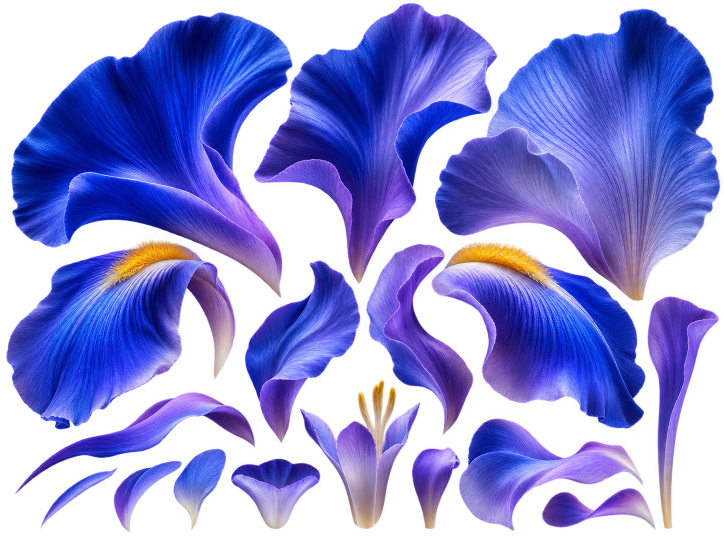
#> input picture resurser/kronblad/blaiiris.png, 1448 x 1086 px, given in place of blaiiris.png.png, which was not available (shown at 1/2 size)
$ python -i komponera.py   (imports and definitions only)
#> lines starting #> are read from the running program, lines starting #| are printed output that depends on the picture; after the words box and inside, x2 and y2 are one past the last pixel; in counts of white or black regions, pixels touching at a corner belong together
#!/usr/bin/env python3
"""BLONDA BRIS – nya blommor komponerade av Victorys lösa kronblad (resurser/kronblad/<ark>.png).

Varje ark har kronblad på genomskinlig bakgrund. Ett recept väljer bitar ur arket, vrider och skalar dem runt sin
spets (bladets fäste, den lägsta punkten) och lägger spetsarna i blommans fot, bakifrån och fram, med en mjuk
skugga från varje lager på det som ligger under. Det främre lagret skrivs också som mask (<namn>_fram.webp), så att
stoftet kommer inifrån blomman precis som för de andra (se tools/lager.py och ui/blommor.js).

Skriver ui/blommor/<namn>.webp, <namn>_fram.webp och posten i ui/blommor/blommor.json.

  python3 tools/komponera.py [--bara namn] [--visa /tmp/ut.png]
"""
import argparse, json, os
import numpy as np
import cv2
from PIL import Image

ROT = os.path.dirname(os.path.dirname(os.path.abspath(__file__)))
SRC = os.path.join(ROT, "resurser/kronblad")
UT = os.path.join(ROT, "ui/blommor")
W, H = 1480, 1240
FOT = (0.52, 0.93)   # blommans fot (andel), där alla spetsar möts

# bit = komponentens nummer i arket (se bitar()), v = vridning i grader (medurs), s = skala, d = förskjutning av
# spetsen från foten (px), fram = ligger framför stoftet. Ordningen är bakifrån och fram.
RECEPT = {
    # smaragd: tre stora blad som en solfjäder, ståndarna och ett krullat blad framför
    "smaragd": dict(ark="smaragd", bg="#eef3ef", bitar=[
        dict(bit=3, v=-13, s=1.0, d=(-26, 0)),
        dict(bit=2, v=11, s=0.98, d=(22, -6)),
        dict(bit=1, v=-2, s=1.12, d=(0, -14)),
        dict(bit=13, v=-24, s=0.9, d=(-10, -60)),
        dict(bit=7, v=-12, s=1.0, d=(-20, 0), fram=True),
    ], hjarta=[(0.46, 0.66), (0.54, 0.64), (0.57, 0.76), (0.52, 0.86), (0.46, 0.79)], ut=(240, 300)),
    # guld (gladiolus): gula och korallröda blad
    "guld": dict(ark="guld", bg="#f8efe6", bitar=[
        dict(bit=3, v=-13, s=1.0, d=(-24, 0)),
        dict(bit=2, v=9, s=0.96, d=(14, -4)),
        dict(bit=1, v=-3, s=1.12, d=(0, -14)),
        dict(bit=12, v=-18, s=0.95, d=(-14, -50)),
        dict(bit=6, v=4, s=0.92, d=(-24, -24), fram=True),
    ], hjarta=[(0.46, 0.66), (0.54, 0.64), (0.57, 0.76), (0.52, 0.86), (0.46, 0.79)], ut=(240, 300)),
    # blå iris (nattviol): tre stående blad (standards) och två hängande med skägg (falls) framför
    "blaiiris": dict(ark="blaiiris", bg="#eff0f8", fot=(0.52, 0.66), bitar=[
        dict(bit=3, v=-16, s=0.92, d=(-30, -60)),
        dict(bit=2, v=16, s=0.92, d=(30, -64)),
        dict(bit=1, v=-1, s=1.0, d=(0, -70)),
        dict(bit=9, v=0, s=1.2, d=(0, -20)),
        dict(bit=4, v=-6, s=0.9, d=(-30, -40), spets=(330, 60), fram=True),
        dict(bit=5, v=4, s=0.9, d=(30, -40), spets=(80, 55), fram=True),
    ], hjarta=[(0.46, 0.50), (0.56, 0.49), (0.58, 0.60), (0.52, 0.70), (0.45, 0.62)], ut=(245, 295)),
    # magenta (amaryllis): djupröda blad, ståndare och ett böjt blad framför
    "magenta": dict(ark="magenta", bg="#f8eef2", bitar=[
        dict(bit=2, v=-13, s=1.0, d=(-26, 0)),
        dict(bit=3, v=10, s=0.98, d=(20, -6)),
        dict(bit=1, v=-2, s=1.12, d=(0, -14)),
        dict(bit=12, v=-10, s=1.0, d=(-6, -56)),
        dict(bit=7, v=-10, s=0.95, d=(-24, 0), fram=True),
    ], hjarta=[(0.46, 0.66), (0.54, 0.64), (0.57, 0.76), (0.52, 0.86), (0.46, 0.79)], ut=(240, 300)),
}


def bitar(ark):
#> called with ark = '../resurser/kronblad/blaiiris.png'
    a = np.array(Image.open(os.path.join(SRC, ark + ".png")).convert("RGBA"))
#> a is the input picture: shape (1086, 1448, 4); mean R, G, B, A 55.6, 54.3, 135.7, 151.5
    # arkens alfa är 250-254 inne i bladen och har ett svagt dis runt dem: rätta till så att bladen är helt täckta
    # inuti (annars blir de svagt genomskinliga och lagren räknas inte exakt) och diset försvinner
    al = a[..., 3].astype(np.float32)
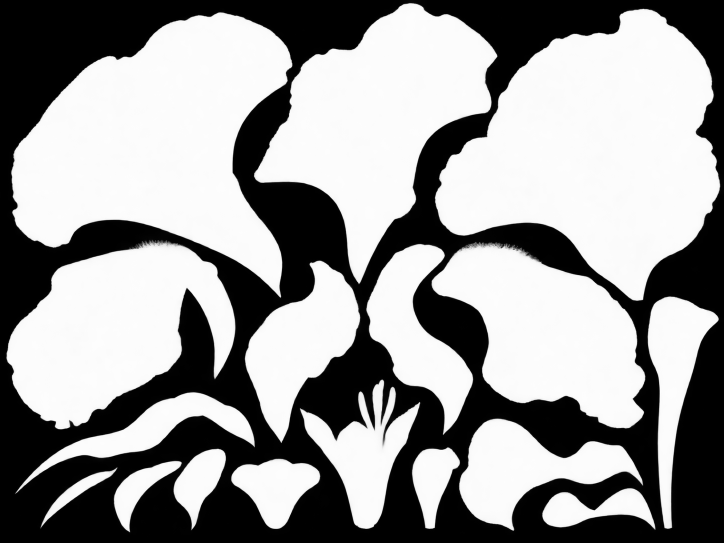
#> al: shape (1086, 1448) float32 (shown at 1/2 size); min 0, max 255, mean 151.5
    a[..., 3] = (np.clip((al - 24) / (240 - 24), 0, 1) * 255).round().astype(np.uint8)
    k, lab, st, _ = cv2.connectedComponentsWithStats((a[..., 3] > 40).astype(np.uint8), 8)
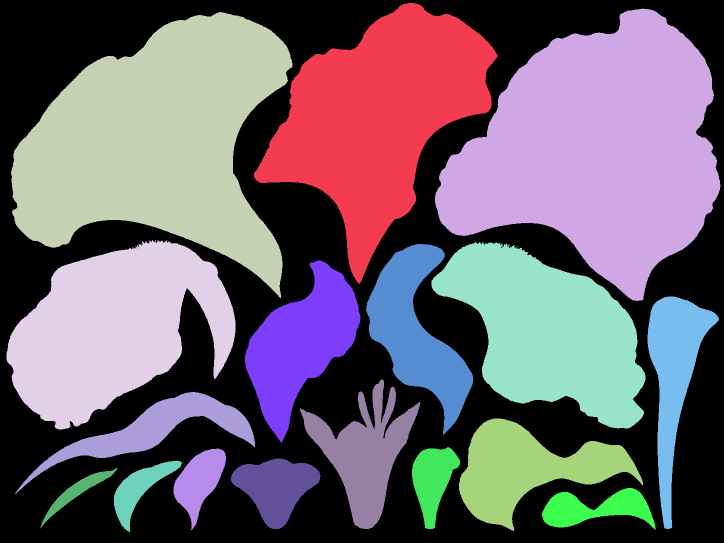
#> lab: shape (1086, 1448) int32 (shown at 1/2 size); 18 distinct labels, from 0 to 17; one colour per label, 0 black
#> k = 18; st = 18 rows, first 6: [0, 0, 1448, 1086, 617334], [508, 6, 487, 562, 128652], [870, 17, 571, 585, 202388], [22, 24, 563, 572, 183930], [13, 480, 458, 379, 104753], [863, 484, 428, 373, 93233]
    ut = {}
    for i in range(1, k):
        x, y, w, h, ar = st[i]
        if ar < 1500: continue
        m = cv2.dilate((lab == i).astype(np.uint8), np.ones((5, 5), np.uint8))[y:y + h, x:x + w] > 0
        p = a[y:y + h, x:x + w].copy(); p[~m] = 0
        ys, xs = np.nonzero(p[..., 3] > 128)
        botten = ys >= ys.max() - max(3, int(0.01 * h))
        ut[i] = dict(rgba=p, spets=(float(xs[botten].mean()), float(ys.max())))
#> this loop made 17 passes
#> (x, y, w, h, ar) on passes 1 to 12: (508, 6, 487, 562, 128652), (870, 17, 571, 585, 202388), (22, 24, 563, 572, 183930), (13, 480, 458, 379, 104753), (863, 484, 428, 373, 93233), (732, 488, 215, 382, 35446), (489, 521, 232, 365, 40812), (1295, 593, 143, 465, 26549), (600, 759, 241, 299, 28557), (30, 784, 480, 204, 21251), (918, 837, 368, 225, 37319), (824, 894, 96, 164, 9062)
#> pass 1, in bitar, `m = cv2.dilate((lab == i).astype(np.uint8), np.ones((5, 5), np.uint8))..`:
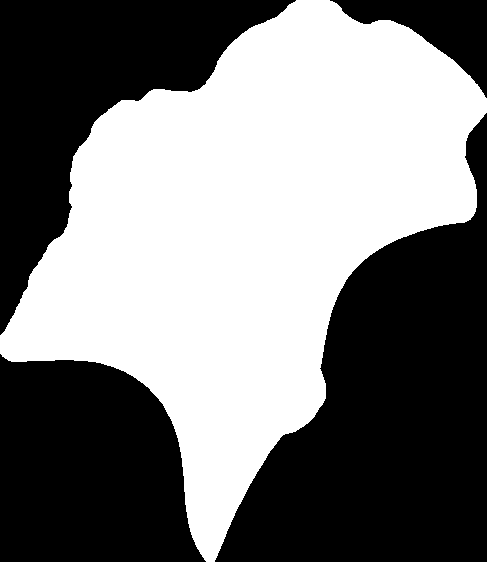
#> m: shape (562, 487) bool; 48.6% white; 1 white region, box (x1, y1, x2, y2) and area: (0, 0, 487, 562) 132906
#> pass 1, in bitar, `p = a[y:y + h, x:x + w].copy()`:
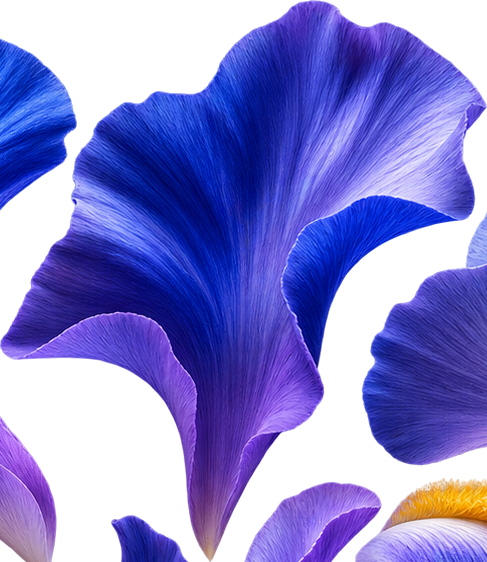
#> p: shape (562, 487, 4); mean R, G, B, A 56.3, 51.8, 141.3, 167.5; transparent parts drawn white
#> pass 2, in bitar, `m = cv2.dilate((lab == i).astype(np.uint8), np.ones((5, 5), np.uint8))..`:
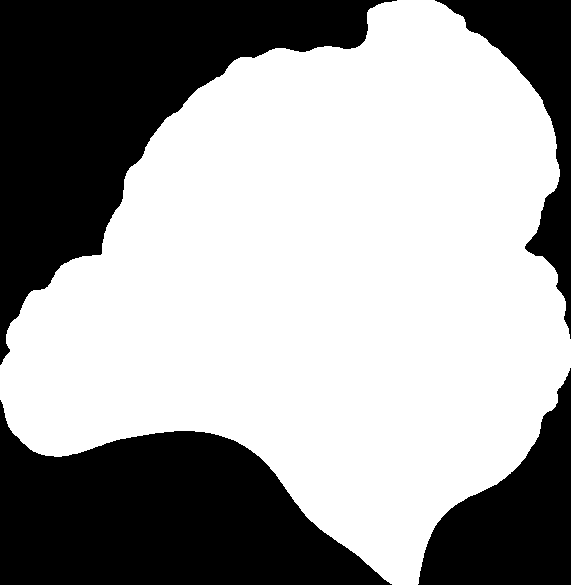
#> m: shape (585, 571) bool; 62% white; 4 black regions, box (x1, y1, x2, y2) and area: (0, 0, 397, 365) 53015, (0, 400, 392, 585) 44934, (418, 368, 571, 585) 16795, (435, 0, 571, 339) 12066
#> pass 2, in bitar, `p = a[y:y + h, x:x + w].copy()`:
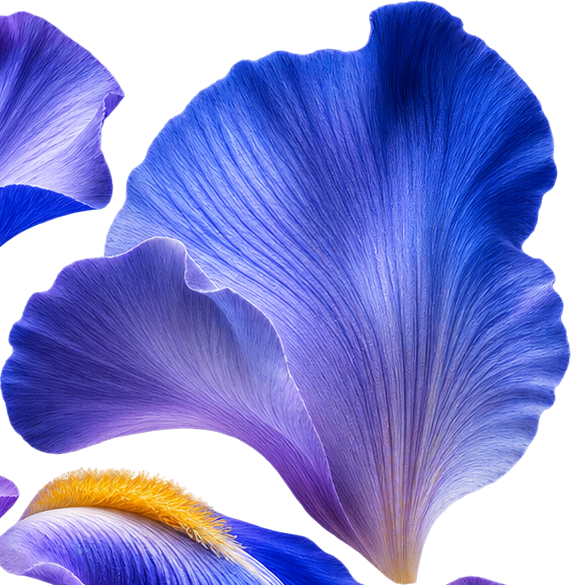
#> p: shape (585, 571, 4); mean R, G, B, A 77.5, 79.9, 161.9, 191.1; transparent parts drawn white
#> after the loop:
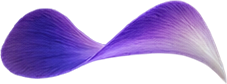
#> p: shape (84, 227, 4); mean R, G, B, A 69.9, 49.6, 105.8, 129.2; transparent parts drawn white
#> after the loop, ut = 17 items
    return ut


# [86 lines left out: functions placera, komponera, main, not called in this run]


# [2 lines not run here, left out]

>>> result = bitar('../resurser/kronblad/blaiiris.png')
#> result = 17 items
